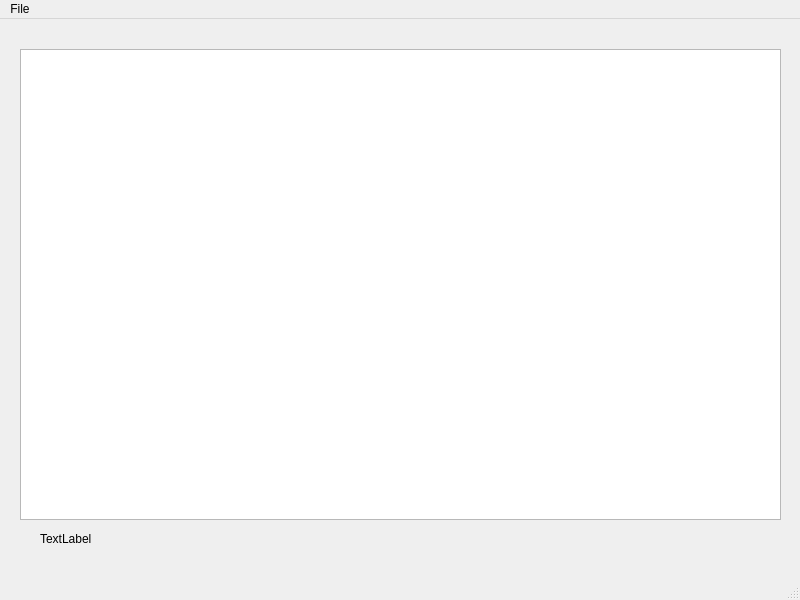
<?xml version="1.0" encoding="UTF-8"?>
<ui version="4.0">
 <class>MainWindow</class>
 <widget class="QMainWindow" name="MainWindow">
  <property name="geometry">
   <rect>
    <x>0</x>
    <y>0</y>
    <width>800</width>
    <height>600</height>
   </rect>
  </property>
  <property name="windowTitle">
   <string>MainWindow</string>
  </property>
  <widget class="QWidget" name="centralwidget">
   <widget class="QLabel" name="loadedPackets">
    <property name="geometry">
     <rect>
      <x>40</x>
      <y>510</y>
      <width>281</width>
      <height>20</height>
     </rect>
    </property>
    <property name="text">
     <string>TextLabel</string>
    </property>
   </widget>
   <widget class="QTableView" name="tableView">
    <property name="geometry">
     <rect>
      <x>20</x>
      <y>30</y>
      <width>761</width>
      <height>471</height>
     </rect>
    </property>
   </widget>
  </widget>
  <widget class="QMenuBar" name="menubar">
   <property name="geometry">
    <rect>
     <x>0</x>
     <y>0</y>
     <width>800</width>
     <height>22</height>
    </rect>
   </property>
   <widget class="QMenu" name="menuFile">
    <property name="title">
     <string>File</string>
    </property>
    <addaction name="actionOpen_File"/>
    <addaction name="actionExit"/>
   </widget>
   <addaction name="menuFile"/>
  </widget>
  <widget class="QStatusBar" name="statusbar"/>
  <action name="actionOpen_File">
   <property name="text">
    <string>Open File</string>
   </property>
  </action>
  <action name="actionExit">
   <property name="text">
    <string>Exit</string>
   </property>
  </action>
 </widget>
 <resources/>
 <connections/>
</ui>
